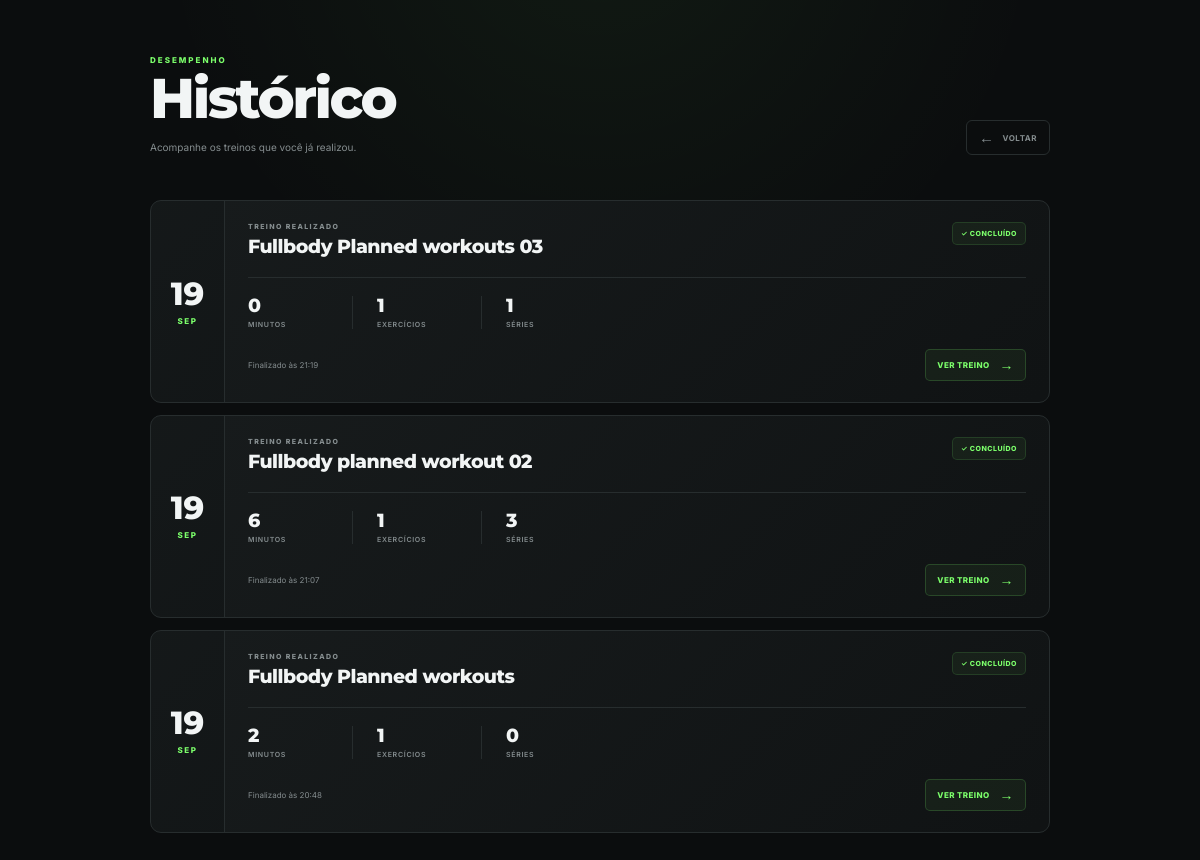
The app's page /training/historico/ (signed in) with its own data.
### apps/training/models.py (models this page shows)
class Workout(models.Model):
    STATUS_CHOICES = [
        ("planned", "Planejado"),
        ("in_progress", "Em andamento"),
        ("completed", "Concluído"),
        ("cancelled", "Cancelado"),
    ]
    user = models.ForeignKey(
        settings.AUTH_USER_MODEL,
        on_delete=models.CASCADE,
        related_name="workouts",
    )
    planned_workout = models.ForeignKey(
        PlannedWorkout,
        on_delete=models.SET_NULL,
        null=True,
        blank=True,
        related_name="workouts",
    )
    name = models.CharField(
        max_length=100,
    )
    date = models.DateField()
    status = models.CharField(
        max_length=20,
        choices=STATUS_CHOICES,
        default="planned",
    )
    started_at = models.DateTimeField(
        null=True,
        blank=True,
    )
    finished_at = models.DateTimeField(
        null=True,
        blank=True,
    )
    notes = models.TextField(
        blank=True,
    )
    created_at = models.DateTimeField(
        auto_now_add=True,
    )
    updated_at = models.DateTimeField(
        auto_now=True,
    )
    class Meta:
        ordering = ["-date", "-created_at"]
        constraints = [
            models.UniqueConstraint(
                fields=[
                    "user",
                    "planned_workout",
                    "date",
                ],
                condition=models.Q(
                    planned_workout__isnull=False
                ),
                name="unique_planned_workout_per_user_per_day",
            ),
        ]

### apps/training/views.py (the view)
@login_required
def historico(request):
    workouts = (
        Workout.objects
        .filter(
            user=request.user,
            status="completed",
        )
        .prefetch_related(
            "workout_exercises__exercise",
            "workout_exercises__sets",
        )
        .order_by("-date", "-finished_at")
    )
    for workout in workouts:
        workout.exercise_count = (
            workout.workout_exercises.count()
        )
        workout.set_count = sum(
            exercise.sets.count()
            for exercise in workout.workout_exercises.all()
        )
        if workout.started_at and workout.finished_at:
            duration = (
                workout.finished_at
                - workout.started_at
            )
            workout.duration_minutes = (
                int(duration.total_seconds() // 60)
            )
        else:
            workout.duration_minutes = 0
    return render(
        request,
        "training/historico.html",
        {
            "workouts": workouts,
        },
    )

### templates/training/historico.html (shortened to what this page needs)
{% load static %}
<!DOCTYPE html>
<html lang="pt-BR">
<head>
    <link
        rel="stylesheet"
        href="{% static 'css/historico.css' %}"
    >
</head>
<body>
<main class="history-page">
    <header class="history-header">
        <div>
            <span class="history-header__eyebrow">
                DESEMPENHO
            </span>
            <h1>
                Histórico
            </h1>
            <p>
                Acompanhe os treinos que você já realizou.
            </p>
        </div>
        <a
            href="{% url 'training:home' %}"
            class="back-button"
        >
            <span>←</span>
            Voltar
        </a>
    </header>
    <section class="history-list">
        {% for workout in workouts %}
            <article class="history-card">
                <div class="history-card__date">
                    <span class="history-card__day">
                        {{ workout.date|date:"d" }}
                    </span>
                    <span class="history-card__month">
                        {{ workout.date|date:"M"|upper }}
                    </span>
                </div>
                <div class="history-card__content">
                    <div class="history-card__top">
                        <div>
                            <span class="history-card__eyebrow">
                                TREINO REALIZADO
                            </span>
                            <h2>
                                {{ workout.name }}
                            </h2>
                        </div>
                        <span class="completed-badge">
                            ✓ Concluído
                        </span>
                    </div>
                    <div class="history-stats">
                        <div class="history-stat">
                            <span class="history-stat__value">
                                {{ workout.duration_minutes }}
                            </span>
                            <span class="history-stat__label">
                                minutos
                            </span>
                        </div>
                        <div class="history-stat">
                            <span class="history-stat__value">
                                {{ workout.exercise_count }}
                            </span>
                            <span class="history-stat__label">
                                exercícios
                            </span>
                        </div>
                        <div class="history-stat">
                            <span class="history-stat__value">
                                {{ workout.set_count }}
                            </span>
                            <span class="history-stat__label">
                                séries
                            </span>
                        </div>
                    </div>
                    <div class="history-card__footer">
                        {% if workout.finished_at %}
                            <span>
                                Finalizado às
                                {{ workout.finished_at|date:"H:i" }}
                            </span>
                        {% endif %}
                        <a
                            href="{% url 'training:treino_atual' workout.id %}"
                            class="history-button"
                        >
                            Ver treino
                            <span>→</span>
                        </a>
                    </div>
                </div>
            </article>
        {% endfor %}
    </section>
</main>
</body>
</html>

### records on screen
Workout: date "19", date "SEP", name "Fullbody Planned workouts 03", duration_minutes "0", exercise_count "1", set_count "1", finished_at "21:19"
Workout: date "19", date "SEP", name "Fullbody planned workout 02", duration_minutes "6", exercise_count "1", set_count "3", finished_at "21:07"
Workout: date "19", date "SEP", name "Fullbody Planned workouts", duration_minutes "2", exercise_count "1", set_count "0", finished_at "20:48"
